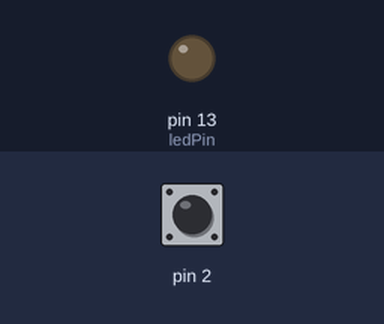
Recording of a sketch running on a simulated Arduino Uno, built with avr-gcc and run on an emulated ATmega328P. On the bench: output pins drawn as LEDs (lit = HIGH). The inputs (shaded band) are chosen by the test bench; at power-on: pin 2 HIGH.

Above: at 1.2 s.
1.3 s: pin 2 pulled LOW for 0.15 s
At 1.37 s:
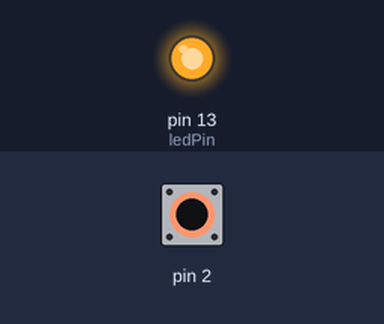
2.9 s: pin 2 pulled LOW for 3.2 s
At 6.6 s:
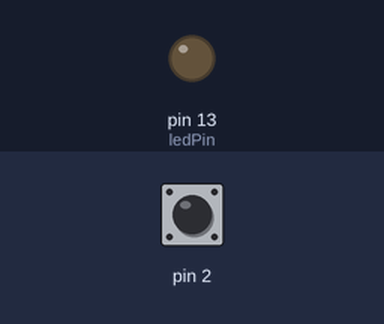
Timing chart, 0 to 8.1 s (numbered marks = the images above; inputs shaded):
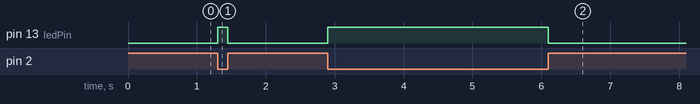

Measured:
- after the input at 1.3 s, pin 13 (ledPin): LOW → HIGH at once, → LOW 0.15 s later
- after the input at 2.9 s, pin 13 (ledPin): LOW → HIGH at once, → LOW 3.2 s later

The sketch:

tilt_Sw.ino
```cpp
const int ledPin = 13;
void setup() {
  // put your setup code here, to run once:
pinMode(2,INPUT);
pinMode(13,OUTPUT);
digitalWrite(2,HIGH);
}

void loop() {
  // put your main code here, to run repeatedly:
  int digitalVal = digitalRead(2);
if(digitalVal == HIGH)//not breakover
digitalWrite(ledPin,LOW);
else
digitalWrite(ledPin,HIGH);//breakover
}
```
